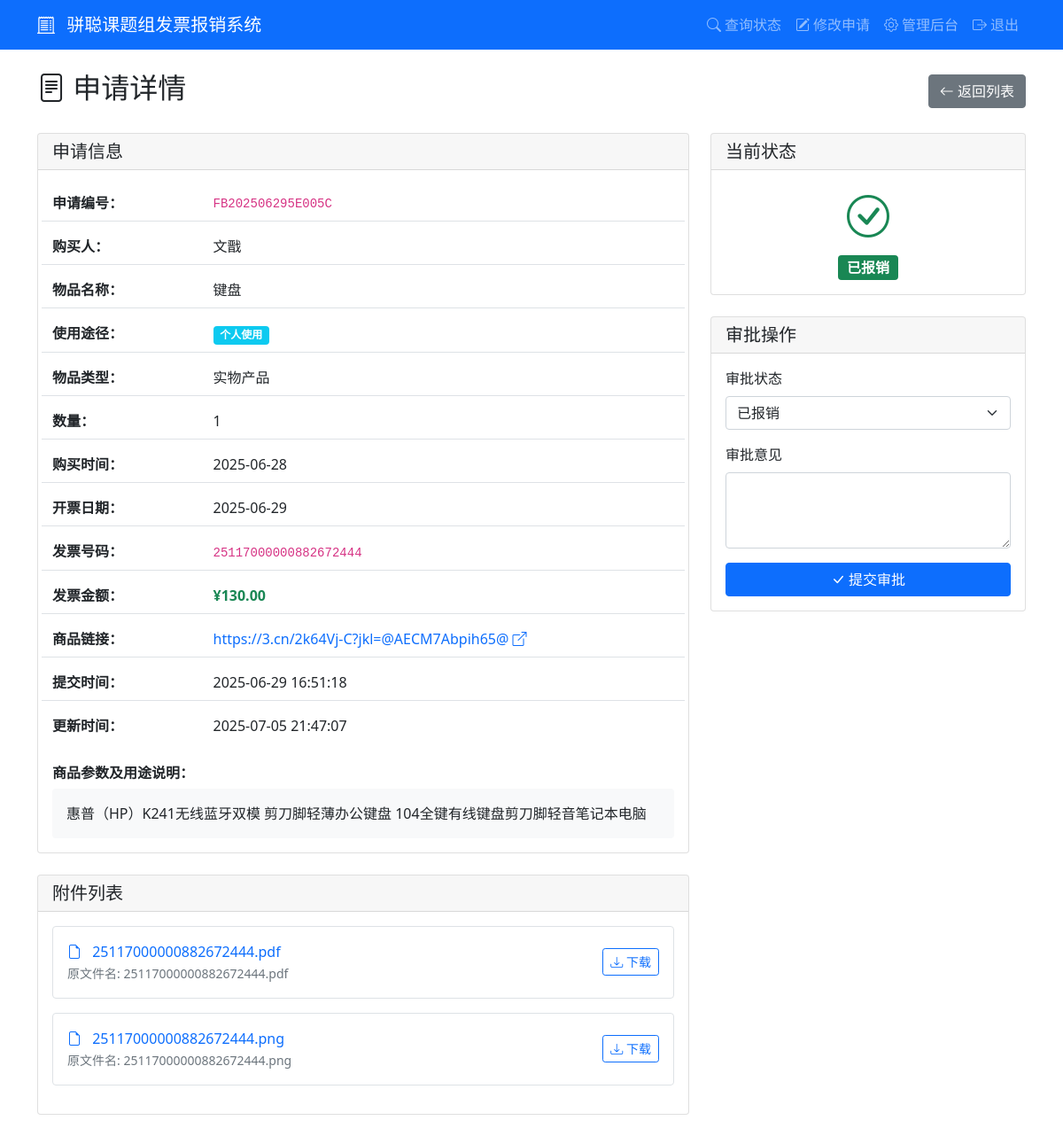
The app's page /admin/application/FB202506295E005C (signed in) with its own data.
### tables this page shows
CREATE TABLE applications (
            id INTEGER PRIMARY KEY AUTOINCREMENT,
            app_number TEXT UNIQUE NOT NULL,
            purchaser TEXT NOT NULL,
            purchase_details TEXT,
            item_name TEXT NOT NULL,
            product_link TEXT,
            usage_type TEXT NOT NULL,
            item_type TEXT NOT NULL,
            quantity INTEGER NOT NULL,
            purchase_time DATE NOT NULL,
            invoice_number TEXT NOT NULL,
            invoice_amount REAL NOT NULL,
            invoice_date DATE NOT NULL,
            status TEXT DEFAULT '待审批',
            approval_comment TEXT,
            created_at TIMESTAMP DEFAULT CURRENT_TIMESTAMP,
            updated_at TIMESTAMP DEFAULT CURRENT_TIMESTAMP
        );

CREATE TABLE attachments (
            id INTEGER PRIMARY KEY AUTOINCREMENT,
            app_number TEXT NOT NULL,
            original_filename TEXT NOT NULL,
            stored_filename TEXT NOT NULL,
            file_path TEXT NOT NULL,
            FOREIGN KEY (app_number) REFERENCES applications (app_number)
        );

### app.py (the view)
        def wrapper(*args, **kwargs):
            user = session.get('admin_username', 'anonymous')
            details = f"操作: {operation_type}, 用户: {user}, URL: {request.url}"
            if kwargs.get('app_number'):
                details += f", 申请编号: {kwargs['app_number']}"
            elif kwargs.get('filename'):
                details += f", 文件名: {kwargs['filename']}"
            if request.method == 'POST':
                form_data = {k: '***' if k == 'password' else v for k, v in request.form.items()}
                details += f", 表单数据: {form_data}"
            if request.args:
                details += f", 查询参数: {dict(request.args)}"
            try:
                result = f(*args, **kwargs)
                app.logger.info(f"{details}, 结果: 成功")
                return result
            except Exception as e:
                app.logger.error(f"{details}, 结果: 失败, 错误: {str(e)}", exc_info=True)
                raise

### app.py (called while the page is built)
@app.route('/admin/application/<app_number>')
@log_operation('查看申请详情')
def admin_application_detail(app_number):
    if not session.get('admin_logged_in'):
        flash('请先登录')
        return redirect(url_for('admin_login'))
    with sqlite3.connect('reimbursement.db') as conn:
        c = conn.cursor()
        c.execute('SELECT * FROM applications WHERE app_number = ?', (app_number,))
        application = c.fetchone()
        c.execute('SELECT * FROM attachments WHERE app_number = ?', (app_number,))
        attachments = c.fetchall()
    if not application:
        flash('申请不存在')
        return redirect(url_for('admin_dashboard'))
    return render_template('admin_detail.html', application=application, attachments=attachments)

### templates/admin_detail.html (shortened to what this page needs)
{% extends "base.html" %}
{% block content %}
<div class="d-flex justify-content-between align-items-center mb-4">
    <h2><i class="bi bi-file-text"></i> 申请详情</h2>
    <a href="{{ url_for('admin_dashboard') }}" class="btn btn-secondary">
        <i class="bi bi-arrow-left"></i> 返回列表
    </a>
</div>
<div class="row">
    <div class="col-md-8">
        <div class="card mb-4">
            <div class="card-header">
                <h5 class="mb-0">申请信息</h5>
            </div>
            <div class="card-body">
                <div class="row g-2">
                    <div class="col-12">
                        <div class="row align-items-center py-2 border-bottom">
                            <div class="col-4 col-sm-3">
                                <strong>申请编号：</strong>
                            </div>
                            <div class="col-8 col-sm-9">
                                <code>{{ application[1] }}</code>
                            </div>
                        </div>
                    </div>
                    <div class="col-12">
                        <div class="row align-items-center py-2 border-bottom">
                            <div class="col-4 col-sm-3">
                                <strong>购买人：</strong>
                            </div>
                            <div class="col-8 col-sm-9">
                                {{ application[2] }}
                            </div>
                        </div>
                    </div>
                    <div class="col-12">
                        <div class="row align-items-center py-2 border-bottom">
                            <div class="col-4 col-sm-3">
                                <strong>物品名称：</strong>
                            </div>
                            <div class="col-8 col-sm-9">
                                {{ application[4] }}
                            </div>
                        </div>
                    </div>
                    <div class="col-12">
                        <div class="row align-items-center py-2 border-bottom">
                            <div class="col-4 col-sm-3">
                                <strong>使用途径：</strong>
                            </div>
                            <div class="col-8 col-sm-9">
                                <span
                                    class="badge bg-{% if application[6] == '个人使用' %}info{% else %}success{% endif %}">
                                    {{ application[6] }}
                                </span>
                            </div>
                        </div>
                    </div>
                    <div class="col-12">
                        <div class="row align-items-center py-2 border-bottom">
                            <div class="col-4 col-sm-3">
                                <strong>物品类型：</strong>
                            </div>
                            <div class="col-8 col-sm-9">
                                {{ application[7] }}
                            </div>
                        </div>
                    </div>
                    <div class="col-12">
                        <div class="row align-items-center py-2 border-bottom">
                            <div class="col-4 col-sm-3">
                                <strong>数量：</strong>
                            </div>
                            <div class="col-8 col-sm-9">
                                {{ application[8] }}
                            </div>
                        </div>
                    </div>
                    <div class="col-12">
                        <div class="row align-items-center py-2 border-bottom">
                            <div class="col-4 col-sm-3">
                                <strong>购买时间：</strong>
                            </div>
                            <div class="col-8 col-sm-9">
                                {{ application[9] }}
                            </div>
                        </div>
                    </div>
                    <div class="col-12">
                        <div class="row align-items-center py-2 border-bottom">
                            <div class="col-4 col-sm-3">
                                <strong>开票日期：</strong>
                            </div>
                            <div class="col-8 col-sm-9">
                                {{ application[12] }}
                            </div>
                        </div>
                    </div>
                    <div class="col-12">
                        <div class="row align-items-center py-2 border-bottom">
                            <div class="col-4 col-sm-3">
                                <strong>发票号码：</strong>
                            </div>
                            <div class="col-8 col-sm-9">
                                <code>{{ application[10] }}</code>
                            </div>
                        </div>
                    </div>
                    <div class="col-12">
                        <div class="row align-items-center py-2 border-bottom">
                            <div class="col-4 col-sm-3">
                                <strong>发票金额：</strong>
                            </div>
                            <div class="col-8 col-sm-9">
                                <span class="text-success fw-bold">¥{{ "%.2f"|format(application[11]) }}</span>
                            </div>
                        </div>
                    </div>
                    <div class="col-12">
                        <div class="row align-items-center py-2 border-bottom">
                            <div class="col-4 col-sm-3">
                                <strong>商品链接：</strong>
                            </div>
                            <div class="col-8 col-sm-9">
                                {% if application[5] %}
                                <a href="{{ application[5] }}" target="_blank" class="text-decoration-none">
                                    {{ application[5] }} <i class="bi bi-box-arrow-up-right"></i>
                                </a>
                                {% else %}
                                <span class="text-muted">未提供</span>
                                {% endif %}
                            </div>
                        </div>
                    </div>
                    <div class="col-12">
                        <div class="row align-items-center py-2 border-bottom">
                            <div class="col-4 col-sm-3">
                                <strong>提交时间：</strong>
                            </div>
                            <div class="col-8 col-sm-9">
                                {{ application[15] }}
                            </div>
                        </div>
                    </div>
                    <div class="col-12">
                        <div class="row align-items-center py-2">
                            <div class="col-4 col-sm-3">
                                <strong>更新时间：</strong>
                            </div>
                            <div class="col-8 col-sm-9">
                                {{ application[16] }}
                            </div>
                        </div>
                    </div>
                </div>
                {% if application[3] %}
                <div class="mt-4">
                    <h6><strong>商品参数及用途说明：</strong></h6>
                    <div class="bg-light p-3 rounded">
                        {{ application[3]|replace('\n', '<br>')|safe }}
                    </div>
                </div>
                {% endif %}
            </div>
        </div>
        {% if attachments %}
        <div class="card mb-4">
            <div class="card-header">
                <h5 class="mb-0">附件列表</h5>
            </div>
            <div class="card-body">
                {% for attachment in attachments %}
                <div class="d-flex justify-content-between align-items-center mb-3 p-3 border rounded">
                    <div>
                        <i class="bi bi-file-earmark text-primary me-2"></i>
                        <a href="{{ url_for('download_file', filename=attachment[3]) }}" target="_blank"
                            class="text-decoration-none">
                            {{ attachment[3] }}
                        </a>
                        <br>
                        <small class="text-muted">原文件名: {{ attachment[2] }}</small>
                    </div>
                    <a href="{{ url_for('download_file', filename=attachment[3]) }}"
                        class="btn btn-sm btn-outline-primary">
                        <i class="bi bi-download"></i> 下载
                    </a>
                </div>
                {% endfor %}
            </div>
        </div>
        {% endif %}
    </div>
    <div class="col-md-4">
        <div class="card mb-4">
            <div class="card-header">
                <h5 class="mb-0">当前状态</h5>
            </div>
            <div class="card-body text-center">
                {% if application[13] == '待审批' %}
                <i class="bi bi-clock text-warning" style="font-size: 3rem;"></i>
                <div class="mt-2">
                    <span class="badge bg-warning fs-6">{{ application[13] }}</span>
                </div>
                {% elif application[13] == '报销中' %}
                <i class="bi bi-hourglass-split text-primary" style="font-size: 3rem;"></i>
                <div class="mt-2">
                    <span class="badge bg-primary fs-6">{{ application[13] }}</span>
                </div>
                {% elif application[13] == '已报销' %}
                <i class="bi bi-check-circle text-success" style="font-size: 3rem;"></i>
                <div class="mt-2">
                    <span class="badge bg-success fs-6">{{ application[13] }}</span>
                </div>
                {% elif application[13] == '驳回' %}
                <i class="bi bi-x-circle text-danger" style="font-size: 3rem;"></i>
                <div class="mt-2">
                    <span class="badge bg-danger fs-6">{{ application[13] }}</span>
                </div>
                {% endif %}
            </div>
        </div>
        <div class="card">
            <div class="card-header">
                <h5 class="mb-0">审批操作</h5>
            </div>
            <div class="card-body">
                <form action="{{ url_for('approve_application', app_number=application[1]) }}" method="post">
                    <div class="mb-3">
                        <label for="status" class="form-label">审批状态</label>
                        <select class="form-select" id="status" name="status" required>
                            <option value="已报销" {% if application[13]=='已报销' %}selected{% endif %}>已报销</option>
                        </select>
                    </div>
                    <div class="mb-3">
                        <label for="comment" class="form-label">审批意见</label>
                        <textarea class="form-control" id="comment" name="comment"
                            rows="3">{{ application[14] or '' }}</textarea>
                    </div>
                    <div class="d-grid">
                        <button type="submit" class="btn btn-primary">
                            <i class="bi bi-check-lg"></i> 提交审批
                        </button>
                    </div>
                </form>
            </div>
        </div>
    </div>
</div>
{% endblock %}

### records on screen
applications: app_number "FB202506295E005C", purchaser "文戬", item_name "键盘", usage_type "个人使用", item_type "实物产品", quantity "1", purchase_time "2025-06-28", invoice_date "2025-06-29", invoice_number "25117000000882672444", invoice_amount "130.00", product_link "https://3.cn/2k64Vj-C?jkl=@AECM7Abpih65@", created_at "2025-06-29 16:51:18", updated_at "2025-07-05 21:47:07", purchase_details "惠普（HP）K241无线蓝牙双模 剪刀脚轻薄办公键盘 104全键有线键盘剪刀脚轻音笔记本电脑", status "已报销"
attachments: stored_filename "25117000000882672444.pdf", original_filename "25117000000882672444.pdf"
attachments: stored_filename "25117000000882672444.png", original_filename "25117000000882672444.png"
